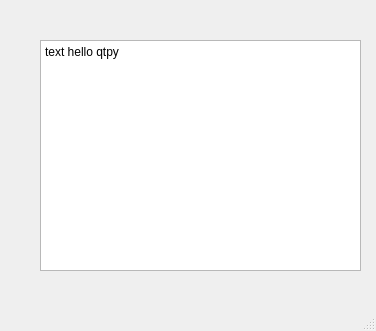
<?xml version="1.0" encoding="UTF-8"?>
<ui version="4.0">
 <class>MainWindow</class>
 <widget class="QMainWindow" name="MainWindow">
  <property name="geometry">
   <rect>
    <x>0</x>
    <y>0</y>
    <width>376</width>
    <height>331</height>
   </rect>
  </property>
  <property name="windowTitle">
   <string>헬로 큐티파이</string>
  </property>
  <widget class="QWidget" name="centralwidget">
   <widget class="QPlainTextEdit" name="plainTextEdit">
    <property name="geometry">
     <rect>
      <x>40</x>
      <y>40</y>
      <width>321</width>
      <height>231</height>
     </rect>
    </property>
    <property name="plainText">
     <string>text hello qtpy
</string>
    </property>
   </widget>
  </widget>
  <widget class="QMenuBar" name="menubar">
   <property name="geometry">
    <rect>
     <x>0</x>
     <y>0</y>
     <width>376</width>
     <height>21</height>
    </rect>
   </property>
  </widget>
  <widget class="QStatusBar" name="statusbar"/>
 </widget>
 <resources/>
 <connections/>
</ui>
